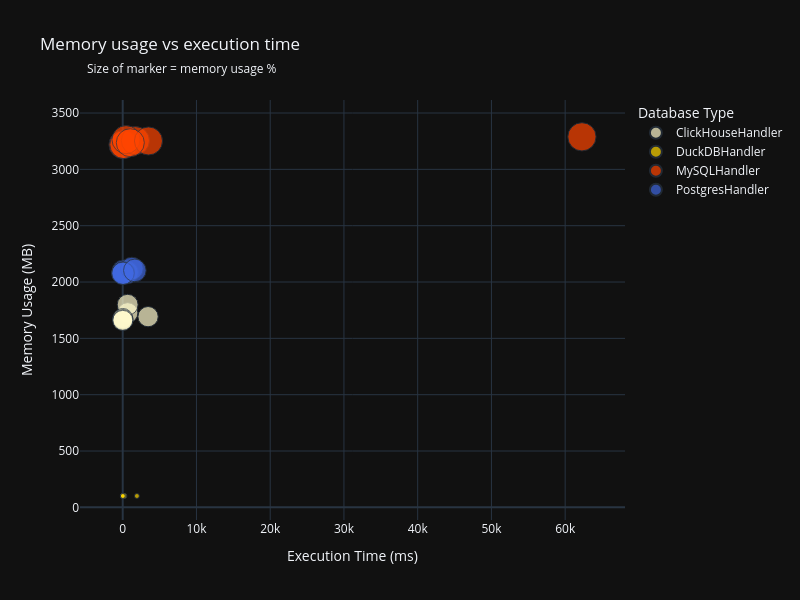

Source (notebook cell):
### Code cell
mem_execution = px.scatter(
   mem_execution_time,
   x='execution_time_ms',
   y='memory_usage_mb',
   color='database_type',
   size='total_memory_usage_mb',
   title='Memory usage vs execution time',
   color_discrete_map=color_map,
   template=template,
   height=600,
   width=800,
   #log_x=True,
   #log_y=True
)

mem_execution.update_layout(
    xaxis_title="Execution Time (ms)",
    yaxis_title="Memory Usage (MB)",
    legend_title="Database Type",

    annotations=[
        dict(xref='paper', yref='paper',
             x=.01, y=1.1,
             showarrow=False,
             text="Size of marker = memory usage %",
             font=dict(size=12),
             align="left")
    ]   
)
mem_execution.show()

### Figure 1 — Plotly figure (JSON) as saved in the notebook; plotly's stock layout.template omitted (floating-point values rounded to 4 significant figures)
{"data": [{"hovertemplate": "database_type=ClickHouseHandler<br>execution_time_ms=%{x}<br>memory_usage_mb=%{y}<br>total_memory_usage_mb=%{marker.size}<extra></extra>", "legendgroup": "ClickHouseHandler", "marker": {"color": "lemonchiffon", "size": [1726.0, 1693.0, 1798.0, 1662.0, 1676.0, 1666.0, 1659.0], "sizemode": "area", "sizeref": 8.222, "symbol": "circle"}, "mode": "markers", "name": "ClickHouseHandler", "orientation": "v", "showlegend": true, "type": "scatter", "x": [669.6, 3438.0, 668.6, 17.5, 6.34, 36.33, 7.01], "xaxis": "x", "y": [1726.0, 1693.0, 1798.0, 1662.0, 1676.0, 1666.0, 1659.0], "yaxis": "y"}, {"hovertemplate": "database_type=DuckDBHandler<br>execution_time_ms=%{x}<br>memory_usage_mb=%{y}<br>total_memory_usage_mb=%{marker.size}<extra></extra>", "legendgroup": "DuckDBHandler", "marker": {"color": "gold", "size": [100.8, 100.8, 100.8, 100.8, 100.8, 100.8, 100.8], "sizemode": "area", "sizeref": 8.222, "symbol": "circle"}, "mode": "markers", "name": "DuckDBHandler", "orientation": "v", "showlegend": true, "type": "scatter", "x": [1924.0, 237.6, 2.56, 9.79, 208.5, 2.91, 19.15], "xaxis": "x", "y": [100.8, 100.8, 100.8, 100.8, 100.8, 100.8, 100.8], "yaxis": "y"}, {"hovertemplate": "database_type=MySQLHandler<br>execution_time_ms=%{x}<br>memory_usage_mb=%{y}<br>total_memory_usage_mb=%{marker.size}<extra></extra>", "legendgroup": "MySQLHandler", "marker": {"color": "orangered", "size": [3219.0, 3220.0, 3289.0, 3255.0, 3264.0, 3252.0, 3236.0], "sizemode": "area", "sizeref": 8.222, "symbol": "circle"}, "mode": "markers", "name": "MySQLHandler", "orientation": "v", "showlegend": true, "type": "scatter", "x": [22.9, 149.3, 62270.0, 1717.0, 451.4, 3492.0, 1027.0], "xaxis": "x", "y": [3219.0, 3220.0, 3289.0, 3255.0, 3264.0, 3252.0, 3236.0], "yaxis": "y"}, {"hovertemplate": "database_type=PostgresHandler<br>execution_time_ms=%{x}<br>memory_usage_mb=%{y}<br>total_memory_usage_mb=%{marker.size}<extra></extra>", "legendgroup": "PostgresHandler", "marker": {"color": "royalblue", "size": [2085.0, 2095.0, 2080.0, 2120.0, 2082.0, 2077.0, 2103.0], "sizemode": "area", "sizeref": 8.222, "symbol": "circle"}, "mode": "markers", "name": "PostgresHandler", "orientation": "v", "showlegend": true, "type": "scatter", "x": [591.8, 73.24, 42.51, 1241.0, 67.06, 20.75, 1645.0], "xaxis": "x", "y": [2085.0, 2095.0, 2080.0, 2120.0, 2082.0, 2077.0, 2103.0], "yaxis": "y"}], "layout": {"annotations": [{"align": "left", "font": {"size": 12}, "showarrow": false, "text": "Size of marker = memory usage %", "x": 0.01, "xref": "paper", "y": 1.1, "yref": "paper"}], "height": 600, "legend": {"itemsizing": "constant", "title": {"text": "Database Type"}, "tracegroupgap": 0}, "title": {"text": "Memory usage vs execution time"}, "width": 800, "xaxis": {"anchor": "y", "domain": [0, 1], "title": {"text": "Execution Time (ms)"}}, "yaxis": {"anchor": "x", "domain": [0, 1], "title": {"text": "Memory Usage (MB)"}}}}
